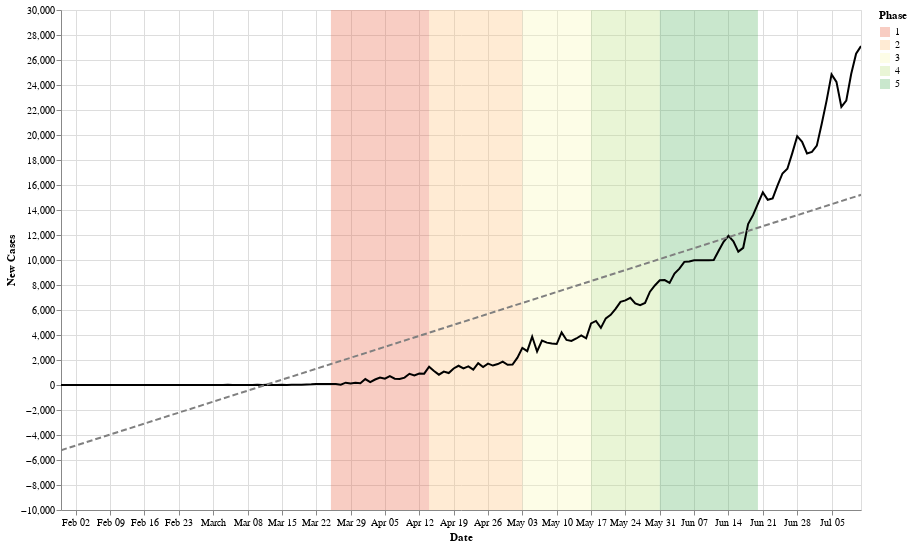

Notebook source saved alongside this figure:
### Code cell
data = country_level
state = alt.Chart(data[(data['Country'] == 'India')]).mark_line(color='black').encode(
    alt.X('Date:T', axis=alt.Axis(title='Date')),
    alt.Y('Confirmed_New:Q', axis=alt.Axis(title='New Cases'))
)
reg = state.transform_regression("Date", "Confirmed_New", method="linear").mark_line(color='grey', strokeDash=[6,3])

marks = pd.DataFrame([
    {"Phase": "1", "start": "03-25-2020", "end": "04-14-2020"},
    {"Phase": "2", "start": "04-14-2020", "end": "05-03-2020"},
    {"Phase": "3", "start": "05-03-2020", "end": "05-17-2020"},
    {"Phase": "4", "start": "05-17-2020", "end": "05-31-2020"},
    {"Phase": "5", "start": "05-31-2020", "end": "06-20-2020"},
])
rect = alt.Chart(marks).mark_rect(opacity=0.3).encode(x='start:T', x2='end:T', color=alt.Color('Phase:N', scale=alt.Scale(scheme='redyellowgreen')))

(rect+state+reg).properties(width=800, height=500).interactive()

### Figure 1 — Vega-Lite specification as saved in the notebook (floating-point values rounded to 4 significant figures; data arrays with more than 128 entries replaced by an {"elided": "..."} marker saying what was removed)
{"config": {"view": {"continuousWidth": 400, "continuousHeight": 300}}, "layer": [{"data": {"name": "data-bba7f9187f3bbc95bc37de59f384007c"}, "mark": {"type": "rect", "opacity": 0.3}, "encoding": {"color": {"type": "nominal", "field": "Phase", "scale": {"scheme": "redyellowgreen"}}, "x": {"type": "temporal", "field": "start"}, "x2": {"field": "end"}}, "selection": {"selector027": {"type": "interval", "bind": "scales", "encodings": ["x", "y"]}}}, {"data": {"name": "data-a7ea81cd19182c73a6b080896fdb4138"}, "mark": {"type": "line", "color": "black"}, "encoding": {"x": {"type": "temporal", "axis": {"title": "Date"}, "field": "Date"}, "y": {"type": "quantitative", "axis": {"title": "New Cases"}, "field": "Confirmed_New"}}}, {"data": {"name": "data-a7ea81cd19182c73a6b080896fdb4138"}, "mark": {"type": "line", "color": "grey", "strokeDash": [6, 3]}, "encoding": {"x": {"type": "temporal", "axis": {"title": "Date"}, "field": "Date"}, "y": {"type": "quantitative", "axis": {"title": "New Cases"}, "field": "Confirmed_New"}}, "transform": [{"on": "Date", "regression": "Confirmed_New", "method": "linear"}]}], "height": 500, "width": 800, "$schema": "https://vega.github.io/schema/vega-lite/v4.0.2.json", "datasets": {"data-bba7f9187f3bbc95bc37de59f384007c": [{"Phase": "1", "start": "03-25-2020", "end": "04-14-2020"}, {"Phase": "2", "start": "04-14-2020", "end": "05-03-2020"}, {"Phase": "3", "start": "05-03-2020", "end": "05-17-2020"}, {"Phase": "4", "start": "05-17-2020", "end": "05-31-2020"}, {"Phase": "5", "start": "05-31-2020", "end": "06-20-2020"}], "data-a7ea81cd19182c73a6b080896fdb4138": {"elided": "164 records"}}}
